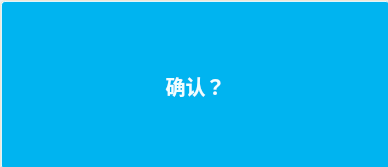
<?xml version="1.0" encoding="UTF-8"?>
<ui version="4.0">
 <class>AccountSettings</class>
 <widget class="QWidget" name="AccountSettings">
  <property name="geometry">
   <rect>
    <x>0</x>
    <y>0</y>
    <width>388</width>
    <height>167</height>
   </rect>
  </property>
  <property name="sizePolicy">
   <sizepolicy hsizetype="Preferred" vsizetype="Preferred">
    <horstretch>0</horstretch>
    <verstretch>0</verstretch>
   </sizepolicy>
  </property>
  <property name="windowTitle">
   <string>用户设置</string>
  </property>
  <property name="styleSheet">
   <string notr="true">/*按钮*/
QPushButton,QRadioButton
{
    /*背景，偏深蓝*/
    background-color: rgb(0,180,240);
    /*边框,淡黄*/
    border-color: rgba(240,230,210,220);
    border-radius: 5px;
    border-style: groove;
    border-width: 2px;
    /*前景/字体，淡蓝*/
    color: rgb(240,255,255);
    font-family: consolas;
    font-size: 20px;
    font-weight:bold;
    /*内边距*/
    /*宽高*/
    height:30px;
}

/*悬停时，背景变为淡蓝色，字体变为白色*/
QRadioButton:hover,QPushButton:hover
{
    background-color: rgb(100,180,250);
    color: white;
}

/*按下时，背景变为蓝绿色，显示边框效果*/
QPushButton:pressed,QRadioButton:pressed
{
    /*背景*/
    background-color: rgb(0,140,180);
    /*边框*/
    border-style: inset;
    /*前景/字体*/
    color: white;
    /*内边距*/
    padding-left:2px;
    padding-top:2px;
}</string>
  </property>
  <widget class="QPushButton" name="tmpPushButton">
   <property name="geometry">
    <rect>
     <x>0</x>
     <y>0</y>
     <width>391</width>
     <height>171</height>
    </rect>
   </property>
   <property name="text">
    <string>确认？</string>
   </property>
  </widget>
 </widget>
 <resources/>
 <connections/>
</ui>
